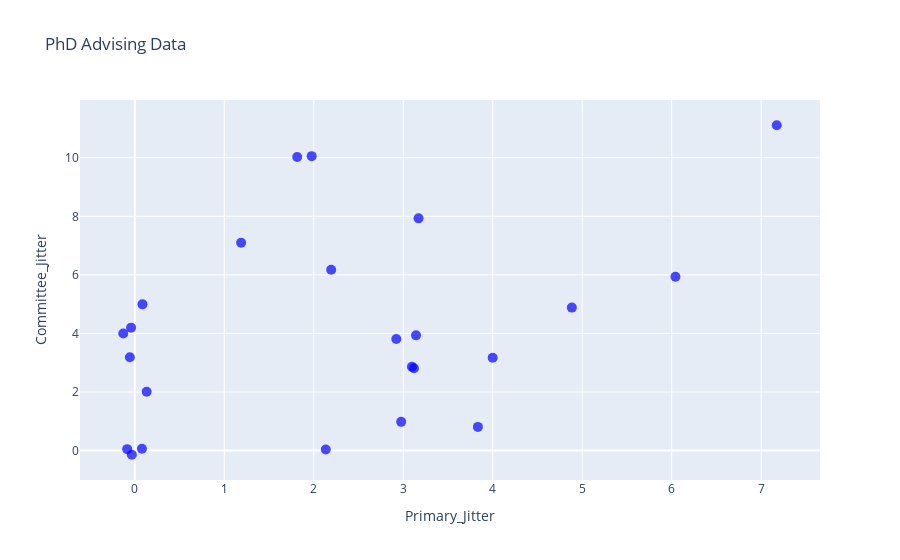

This figure's notebook cell:
### Code cell
fig.update_traces(hovertemplate="<b>%{text}</b><br>Primary:%{customdata[0]}<br>Committee Only: %{customdata[1]}<extra></extra>",
                  text=df['Advisor'],
                  customdata=df[['Primary Advisees','Committee Only']].values,
                  marker=dict(size=10, color="blue", opacity=0.7))

### Figure 1 — Plotly figure (JSON) as saved in the notebook; plotly's stock layout.template omitted (floating-point values rounded to 4 significant figures; data arrays with more than 128 entries replaced by an {"elided": "..."} marker saying what was removed)
{"data": [{"customdata": {"elided": "82x2 int values"}, "hovertemplate": "<b>%{text}</b><br>Primary:%{customdata[0]}<br>Committee Only: %{customdata[1]}<extra></extra>", "legendgroup": "", "marker": {"color": "blue", "opacity": 0.7, "size": 10, "symbol": "circle"}, "mode": "markers", "name": "", "orientation": "v", "showlegend": false, "text": ["Ashton", "Bartels", "Beebe", "Bhargava", "Block", "Brace", "Brockman", "Campagnola", "Dhuc", "Eliceiri", "Hai", "Kreeger", "Li", "Ludwig", "McClean", "Meyerand", "Murphy", "Saha", "Skala", "Thelen", "Tiwari", "Williams", "Witzenburg", "Yesilkoy", "Burkard", "Carter Ralphe", "Crawford", "Eckhardt", "Emborg", "Glukhov", "Gong", "Hen Hu", "Hernando", "Huttenlocher", "Kamp", "Kats", "Kinney", "Laeseke", "Lake", "Masters", "Mathur", "Moncher", "Muir", "Pirasteh", "Rudraraju", "Sandbo", "Shields", "Slukvin", "Svaren", "Tononi", "Turng", "Ulland", "Wang", "Singh", "Ayuso", "Capitini", "Crone", "Franck", "Gamm", "Handelsman", "Henak", "Iyer", "Johnson", "Kerr", "May", "McMillan", "Medow", "Notbohm", "Ong", "Palecek", "Ponik", "Poore", "Reeder", "Rogers", "Roldán-Alzate", "Roth", "Sankaran", "Shusta", "Suminski", "Sushmita", "Virumbrales-Munoz", "Wentland"], "type": "scatter", "x": [3.097, -0.08519, 3.834, -0.03322, -0.05506, 0.1324, 2.134, 2.195, 0.07999, 1.815, 2.922, 3.143, 0.08593, 1.977, 1.188, -0.04136, 4.884, 6.042, 7.174, -0.1291, 2.977, 3.12, 3.999, 3.171], "xaxis": "x", "y": [2.863, 0.05072, 0.8093, -0.1413, 3.188, 2.008, 0.0401, 6.177, 0.06175, 10.02, 3.813, 3.935, 4.995, 10.06, 7.097, 4.199, 4.883, 5.938, 11.11, 4.001, 0.9821, 2.814, 3.171, 7.932], "yaxis": "y"}], "layout": {"legend": {"tracegroupgap": 0}, "title": {"text": "PhD Advising Data"}, "xaxis": {"anchor": "y", "domain": [0, 1], "title": {"text": "Primary_Jitter"}}, "yaxis": {"anchor": "x", "domain": [0, 1], "title": {"text": "Committee_Jitter"}}}}
